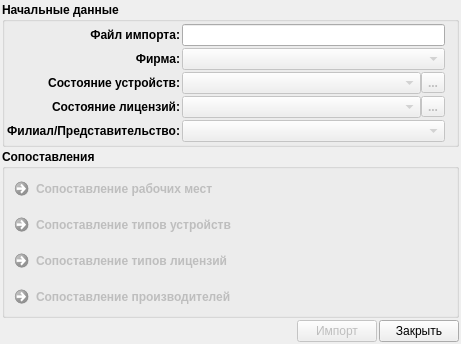
<?xml version="1.0" encoding="UTF-8"?>
<ui version="4.0">
 <class>DeviceImport</class>
 <widget class="QWidget" name="DeviceImport">
  <property name="geometry">
   <rect>
    <x>0</x>
    <y>0</y>
    <width>461</width>
    <height>342</height>
   </rect>
  </property>
  <property name="windowTitle">
   <string>Импорт устройств</string>
  </property>
  <property name="windowIcon">
   <iconset resource="../icons.qrc">
    <normaloff>:/32x32/import/ico/import_32x32.png</normaloff>:/32x32/import/ico/import_32x32.png</iconset>
  </property>
  <layout class="QVBoxLayout" name="verticalLayout_2">
   <property name="spacing">
    <number>2</number>
   </property>
   <property name="margin">
    <number>2</number>
   </property>
   <item>
    <widget class="QGroupBox" name="groupBox">
     <property name="font">
      <font>
       <weight>75</weight>
       <bold>true</bold>
      </font>
     </property>
     <property name="title">
      <string>Начальные данные</string>
     </property>
     <layout class="QGridLayout" name="gridLayout">
      <property name="margin">
       <number>2</number>
      </property>
      <property name="spacing">
       <number>2</number>
      </property>
      <item row="0" column="0">
       <widget class="QLabel" name="label">
        <property name="font">
         <font>
          <weight>75</weight>
          <bold>true</bold>
         </font>
        </property>
        <property name="text">
         <string>Файл импорта:</string>
        </property>
        <property name="alignment">
         <set>Qt::AlignRight|Qt::AlignTrailing|Qt::AlignVCenter</set>
        </property>
       </widget>
      </item>
      <item row="0" column="1">
       <widget class="LineEditTwoButton" name="fileForImport">
        <property name="font">
         <font>
          <weight>75</weight>
          <bold>true</bold>
         </font>
        </property>
        <property name="readOnly">
         <bool>true</bool>
        </property>
       </widget>
      </item>
      <item row="0" column="2">
       <widget class="QLabel" name="importFileStatus">
        <property name="text">
         <string/>
        </property>
        <property name="pixmap">
         <pixmap resource="../icons.qrc">:/16x16/cancelDel/ico/button_cancel_16x16 (1).png</pixmap>
        </property>
       </widget>
      </item>
      <item row="1" column="0">
       <widget class="QLabel" name="label_2">
        <property name="font">
         <font>
          <weight>75</weight>
          <bold>true</bold>
         </font>
        </property>
        <property name="text">
         <string>Фирма:</string>
        </property>
        <property name="alignment">
         <set>Qt::AlignRight|Qt::AlignTrailing|Qt::AlignVCenter</set>
        </property>
       </widget>
      </item>
      <item row="1" column="1">
       <widget class="QComboBox" name="organization">
        <property name="enabled">
         <bool>false</bool>
        </property>
       </widget>
      </item>
      <item row="1" column="2">
       <widget class="QLabel" name="organizationStatus">
        <property name="text">
         <string/>
        </property>
        <property name="pixmap">
         <pixmap resource="../icons.qrc">:/16x16/cancelDel/ico/button_cancel_16x16 (1).png</pixmap>
        </property>
       </widget>
      </item>
      <item row="2" column="0">
       <widget class="QLabel" name="label_3">
        <property name="font">
         <font>
          <weight>75</weight>
          <bold>true</bold>
         </font>
        </property>
        <property name="text">
         <string>Состояние устройств:</string>
        </property>
        <property name="alignment">
         <set>Qt::AlignRight|Qt::AlignTrailing|Qt::AlignVCenter</set>
        </property>
       </widget>
      </item>
      <item row="2" column="1">
       <layout class="QHBoxLayout" name="horizontalLayout_2">
        <property name="spacing">
         <number>0</number>
        </property>
        <item>
         <widget class="QComboBox" name="deviceState">
          <property name="enabled">
           <bool>false</bool>
          </property>
         </widget>
        </item>
        <item>
         <widget class="QToolButton" name="buttonDeviceStateEdit">
          <property name="enabled">
           <bool>false</bool>
          </property>
          <property name="text">
           <string>...</string>
          </property>
          <property name="icon">
           <iconset resource="../icons.qrc">
            <normaloff>:/16x16/book/ico/book_open_16x16.png</normaloff>:/16x16/book/ico/book_open_16x16.png</iconset>
          </property>
         </widget>
        </item>
       </layout>
      </item>
      <item row="2" column="2">
       <widget class="QLabel" name="deviceStateStatus">
        <property name="text">
         <string/>
        </property>
        <property name="pixmap">
         <pixmap resource="../icons.qrc">:/16x16/cancelDel/ico/button_cancel_16x16 (1).png</pixmap>
        </property>
       </widget>
      </item>
      <item row="3" column="0">
       <widget class="QLabel" name="label_7">
        <property name="font">
         <font>
          <weight>75</weight>
          <bold>true</bold>
         </font>
        </property>
        <property name="text">
         <string>Состояние лицензий:</string>
        </property>
        <property name="alignment">
         <set>Qt::AlignRight|Qt::AlignTrailing|Qt::AlignVCenter</set>
        </property>
       </widget>
      </item>
      <item row="3" column="1">
       <layout class="QHBoxLayout" name="horizontalLayout_3">
        <property name="spacing">
         <number>0</number>
        </property>
        <item>
         <widget class="QComboBox" name="licenseeState">
          <property name="enabled">
           <bool>false</bool>
          </property>
         </widget>
        </item>
        <item>
         <widget class="QToolButton" name="buttonLicenseeStateEdit">
          <property name="enabled">
           <bool>false</bool>
          </property>
          <property name="text">
           <string>...</string>
          </property>
          <property name="icon">
           <iconset resource="../icons.qrc">
            <normaloff>:/16x16/book/ico/book_open_16x16.png</normaloff>:/16x16/book/ico/book_open_16x16.png</iconset>
          </property>
         </widget>
        </item>
       </layout>
      </item>
      <item row="3" column="2">
       <widget class="QLabel" name="licenseeStateStatus">
        <property name="text">
         <string/>
        </property>
        <property name="pixmap">
         <pixmap resource="../icons.qrc">:/16x16/cancelDel/ico/button_cancel_16x16 (1).png</pixmap>
        </property>
       </widget>
      </item>
      <item row="4" column="0">
       <widget class="QLabel" name="label_4">
        <property name="font">
         <font>
          <weight>75</weight>
          <bold>true</bold>
         </font>
        </property>
        <property name="text">
         <string>Филиал/Представительство:</string>
        </property>
        <property name="alignment">
         <set>Qt::AlignRight|Qt::AlignTrailing|Qt::AlignVCenter</set>
        </property>
       </widget>
      </item>
      <item row="4" column="1">
       <widget class="QComboBox" name="filials">
        <property name="enabled">
         <bool>false</bool>
        </property>
       </widget>
      </item>
     </layout>
    </widget>
   </item>
   <item>
    <widget class="QGroupBox" name="groupBox_2">
     <property name="font">
      <font>
       <weight>75</weight>
       <bold>true</bold>
      </font>
     </property>
     <property name="title">
      <string>Сопоставления</string>
     </property>
     <layout class="QVBoxLayout" name="verticalLayout_3">
      <property name="spacing">
       <number>2</number>
      </property>
      <property name="margin">
       <number>2</number>
      </property>
      <item>
       <widget class="QCommandLinkButton" name="buttonComparisonWP">
        <property name="enabled">
         <bool>false</bool>
        </property>
        <property name="text">
         <string>Сопоставление рабочих мест</string>
        </property>
        <property name="icon">
         <iconset resource="../icons.qrc">
          <normaloff>:/16x16/cancelDel/ico/button_cancel_16x16.png</normaloff>:/16x16/cancelDel/ico/button_cancel_16x16.png</iconset>
        </property>
       </widget>
      </item>
      <item>
       <widget class="QCommandLinkButton" name="buttonComparisonTypeDevice">
        <property name="enabled">
         <bool>false</bool>
        </property>
        <property name="text">
         <string>Сопоставление типов устройств</string>
        </property>
        <property name="icon">
         <iconset resource="../icons.qrc">
          <normaloff>:/16x16/cancelDel/ico/button_cancel_16x16.png</normaloff>:/16x16/cancelDel/ico/button_cancel_16x16.png</iconset>
        </property>
       </widget>
      </item>
      <item>
       <widget class="QCommandLinkButton" name="buttonComparisonTypeLicense">
        <property name="enabled">
         <bool>false</bool>
        </property>
        <property name="text">
         <string>Сопоставление типов лицензий</string>
        </property>
        <property name="icon">
         <iconset resource="../icons.qrc">
          <normaloff>:/16x16/cancelDel/ico/button_cancel_16x16.png</normaloff>:/16x16/cancelDel/ico/button_cancel_16x16.png</iconset>
        </property>
       </widget>
      </item>
      <item>
       <widget class="QCommandLinkButton" name="buttonComparisonProducer">
        <property name="enabled">
         <bool>false</bool>
        </property>
        <property name="text">
         <string>Сопоставление производителей</string>
        </property>
        <property name="icon">
         <iconset resource="../icons.qrc">
          <normaloff>:/16x16/cancelDel/ico/button_cancel_16x16.png</normaloff>:/16x16/cancelDel/ico/button_cancel_16x16.png</iconset>
        </property>
       </widget>
      </item>
     </layout>
    </widget>
   </item>
   <item>
    <spacer name="verticalSpacer">
     <property name="orientation">
      <enum>Qt::Vertical</enum>
     </property>
     <property name="sizeHint" stdset="0">
      <size>
       <width>20</width>
       <height>2</height>
      </size>
     </property>
    </spacer>
   </item>
   <item>
    <layout class="QHBoxLayout" name="horizontalLayout">
     <property name="spacing">
      <number>2</number>
     </property>
     <item>
      <spacer name="horizontalSpacer">
       <property name="orientation">
        <enum>Qt::Horizontal</enum>
       </property>
       <property name="sizeHint" stdset="0">
        <size>
         <width>40</width>
         <height>20</height>
        </size>
       </property>
      </spacer>
     </item>
     <item>
      <widget class="QPushButton" name="buttonImport">
       <property name="enabled">
        <bool>false</bool>
       </property>
       <property name="font">
        <font>
         <weight>50</weight>
         <bold>false</bold>
        </font>
       </property>
       <property name="text">
        <string>Импорт</string>
       </property>
       <property name="icon">
        <iconset resource="../icons.qrc">
         <normaloff>:/32x32/import/ico/import_32x32.png</normaloff>:/32x32/import/ico/import_32x32.png</iconset>
       </property>
      </widget>
     </item>
     <item>
      <widget class="QPushButton" name="buttonClose">
       <property name="font">
        <font>
         <weight>50</weight>
         <bold>false</bold>
        </font>
       </property>
       <property name="text">
        <string>Закрыть</string>
       </property>
       <property name="icon">
        <iconset resource="../icons.qrc">
         <normaloff>:/16x16/cancelDel/ico/button_cancel_16x16 (1).png</normaloff>:/16x16/cancelDel/ico/button_cancel_16x16 (1).png</iconset>
       </property>
      </widget>
     </item>
    </layout>
   </item>
  </layout>
 </widget>
 <customwidgets>
  <customwidget>
   <class>LineEditTwoButton</class>
   <extends>QLineEdit</extends>
   <header>plugins/lineedittwobutton/lineedittwobutton.h</header>
  </customwidget>
 </customwidgets>
 <tabstops>
  <tabstop>organization</tabstop>
  <tabstop>deviceState</tabstop>
  <tabstop>buttonDeviceStateEdit</tabstop>
  <tabstop>licenseeState</tabstop>
  <tabstop>buttonLicenseeStateEdit</tabstop>
  <tabstop>filials</tabstop>
  <tabstop>buttonComparisonWP</tabstop>
  <tabstop>buttonComparisonTypeDevice</tabstop>
  <tabstop>buttonImport</tabstop>
  <tabstop>buttonClose</tabstop>
 </tabstops>
 <resources>
  <include location="../icons.qrc"/>
 </resources>
 <connections/>
</ui>
